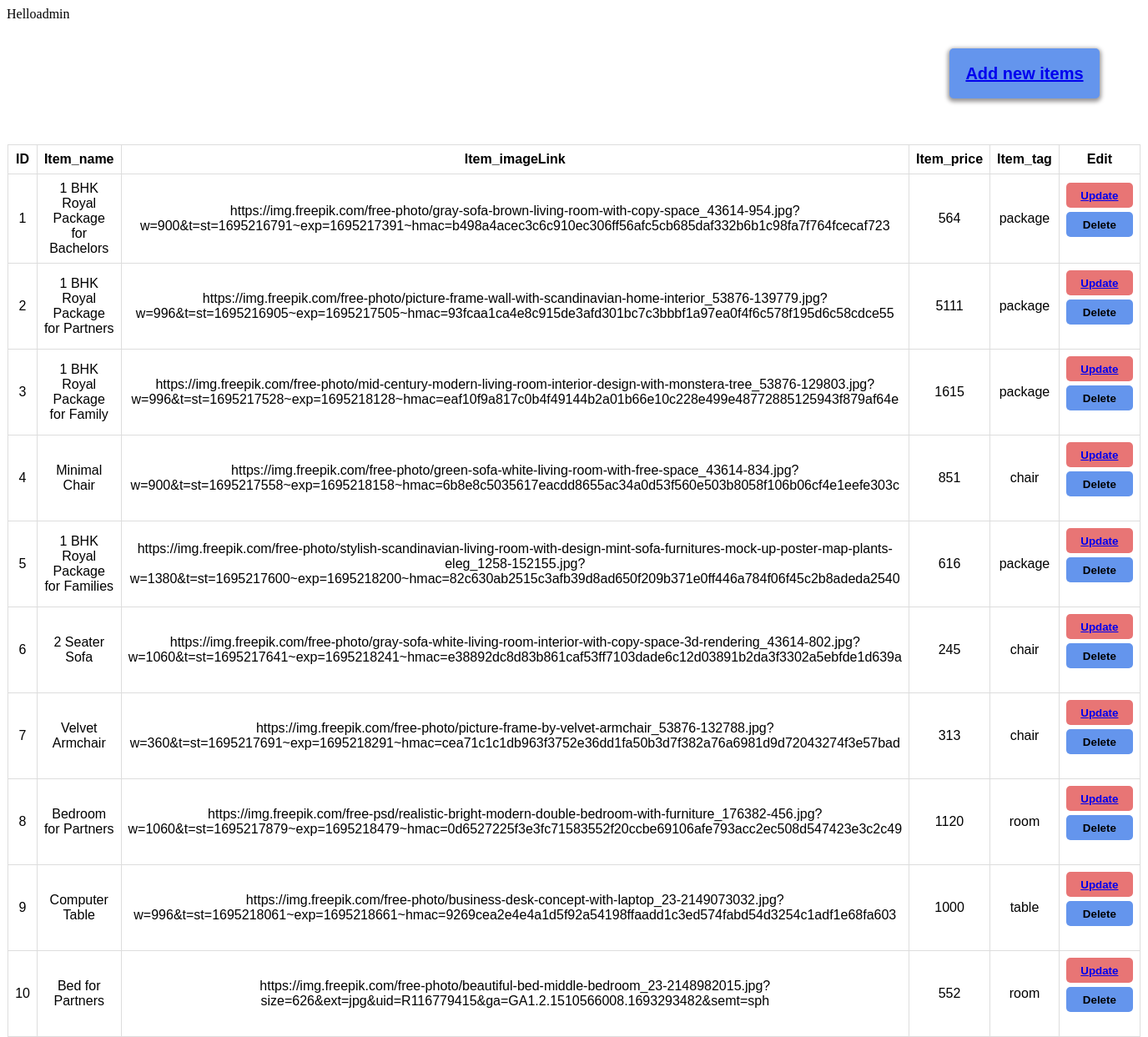
The app's page /Admin/adminPage.php (signed in) with its own data.
### tables this page shows
CREATE TABLE `products` (
  `id` int(11) NOT NULL,
  `item_name` varchar(255) NOT NULL,
  `image` varchar(255) NOT NULL,
  `item_price` int(25) NOT NULL,
  `item_tag` varchar(25) NOT NULL
);

### Admin/adminPage.php (the view, shortened to what this page needs)
<?php
include("../Database/database.php");
if(isset($_SESSION['username']) && $_SESSION['username'] != "" ) {
    $username = $_SESSION["username"];
}
echo "Hello" . $username;
?>
<html lang="en">
<head>
    <link rel="stylesheet" href="../css/adminPage.css?v=2">
    <link rel="stylesheet" href="https://cdnjs.cloudflare.com/ajax/libs/font-awesome/6.4.2/css/all.min.css" />
</head>
<body>
    <button class="add" ><a href="../Admin/add.php">Add new items</a></button>
    <table>
        <tr>
            <th>ID</th>
            <th>Item_name</th>
            <th>Item_imageLink</th>
            <th>Item_price</th>
            <th>Item_tag</th>
            <th>Edit</th>
        </tr>
        <?php
            $sql = "SELECT * from products";
            $result = mysqli_query($conn,$sql);
            if(mysqli_num_rows($result) > 0) {
                while($rows = mysqli_fetch_assoc($result)) {
        ?>
        <tr>
            <td><span><?php echo $rows["id"] ?></span></td>
            <td><span><?php echo $rows["item_name"] ?></span></td>
            <td><span><?php echo $rows["image"] ?></span></td>
            <td><span><?php echo $rows["item_price"] ?></span></td>
            <td><span><?php echo $rows["item_tag"] ?></span></td>
            <td>
                <button class="update"><a href="../Admin/update.php?id=<?php echo $rows["id"] ?>">Update</a></button>
                <?php
                $id = $rows["id"];
                echo "<form action='' method='post'>
                <input type='hidden' name='delete_id' value='$id'>
                <button class='delete' type='submit' name= 'delete' >Delete</button>
                </form>" ;
                ?>
            </td>
        </tr>
        <?php
                    }
                        }
        ?>
    </table>
</body>
</html>

### css/adminPage.css (style rules this page uses)
table { font-family: arial, sans-serif; border-collapse: collapse; width: 80%; margin: 0 auto; position: relative; top: 100px; margin-bottom: 100px; }
td, th { border: 1px solid #dddddd; text-align: center; padding: 8px; }
.update, .delete { width: 80px; height: 30px; background-color: rgb(232, 117, 117); border: none; cursor: pointer; border-radius: 5px; font-weight: bold; margin-bottom: 5px; }
.delete { background-color: cornflowerblue; }
.add { width: 180px; height: 60px; background-color: cornflowerblue; border: none; cursor: pointer; border-radius: 5px; font-weight: bold; margin-bottom: 5px; float: right; position: relative; top: 50px; right: 50px; font-size: 20px; color: white; box-shadow: 0px 2px 5px 2px rgb(155, 152, 152); }

### records on screen
products: id "1", item_name "1 BHK Royal Package for Bachelors", image "https://img.freepik.com/free-photo/gray-sofa-brown-living-room-with-copy-space_43614-954.jpg?w=900&t=st=1695216791~exp=1695217391~hmac=b498a4acec3c6c910ec306ff56afc5cb685daf332b6b1c98fa7f764fcecaf723", item_price "564", item_tag "package"
products: id "2", item_name "1 BHK Royal Package for Partners", image "https://img.freepik.com/free-photo/picture-frame-wall-with-scandinavian-home-interior_53876-139779.jpg?w=996&t=st=1695216905~exp=1695217505~hmac=93fcaa1ca4e8c915de3afd301bc7c3bbbf1a97ea0f4f6c578f195d6c58cdce55", item_price "5111", item_tag "package"
products: id "3", item_name "1 BHK Royal Package for Family", image "https://img.freepik.com/free-photo/mid-century-modern-living-room-interior-design-with-monstera-tree_53876-129803.jpg?w=996&t=st=1695217528~exp=1695218128~hmac=eaf10f9a817c0b4f49144b2a01b66e10c228e499e48772885125943f879af64e", item_price "1615", item_tag "package"
products: id "4", item_name "Minimal Chair", image "https://img.freepik.com/free-photo/green-sofa-white-living-room-with-free-space_43614-834.jpg?w=900&t=st=1695217558~exp=1695218158~hmac=6b8e8c5035617eacdd8655ac34a0d53f560e503b8058f106b06cf4e1eefe303c", item_price "851", item_tag "chair"
products: id "5", item_name "1 BHK Royal Package for Families", image "https://img.freepik.com/free-photo/stylish-scandinavian-living-room-with-design-mint-sofa-furnitures-mock-up-poster-map-plants-eleg_1258-152155.jpg?w=1380&t=st=1695217600~exp=1695218200~hmac=82c630ab2515c3afb39d8ad650f209b371e0ff446a784f06f45c2b8adeda2540", item_price "616", item_tag "package"
products: id "6", item_name "2 Seater Sofa", image "https://img.freepik.com/free-photo/gray-sofa-white-living-room-interior-with-copy-space-3d-rendering_43614-802.jpg?w=1060&t=st=1695217641~exp=1695218241~hmac=e38892dc8d83b861caf53ff7103dade6c12d03891b2da3f3302a5ebfde1d639a", item_price "245", item_tag "chair"
products: id "7", item_name "Velvet Armchair", image "https://img.freepik.com/free-photo/picture-frame-by-velvet-armchair_53876-132788.jpg?w=360&t=st=1695217691~exp=1695218291~hmac=cea71c1c1db963f3752e36dd1fa50b3d7f382a76a6981d9d72043274f3e57bad", item_price "313", item_tag "chair"
products: id "8", item_name "Bedroom for Partners", image "https://img.freepik.com/free-psd/realistic-bright-modern-double-bedroom-with-furniture_176382-456.jpg?w=1060&t=st=1695217879~exp=1695218479~hmac=0d6527225f3e3fc71583552f20ccbe69106afe793acc2ec508d547423e3c2c49", item_price "1120", item_tag "room"
products: id "9", item_name "Computer Table", image "https://img.freepik.com/free-photo/business-desk-concept-with-laptop_23-2149073032.jpg?w=996&t=st=1695218061~exp=1695218661~hmac=9269cea2e4e4a1d5f92a54198ffaadd1c3ed574fabd54d3254c1adf1e68fa603", item_price "1000", item_tag "table"
products: id "10", item_name "Bed for Partners", image "https://img.freepik.com/free-photo/beautiful-bed-middle-bedroom_23-2148982015.jpg?size=626&ext=jpg&uid=R116779415&ga=GA1.2.1510566008.1693293482&semt=sph", item_price "552", item_tag "room"

### other values on screen
$username "admin"
